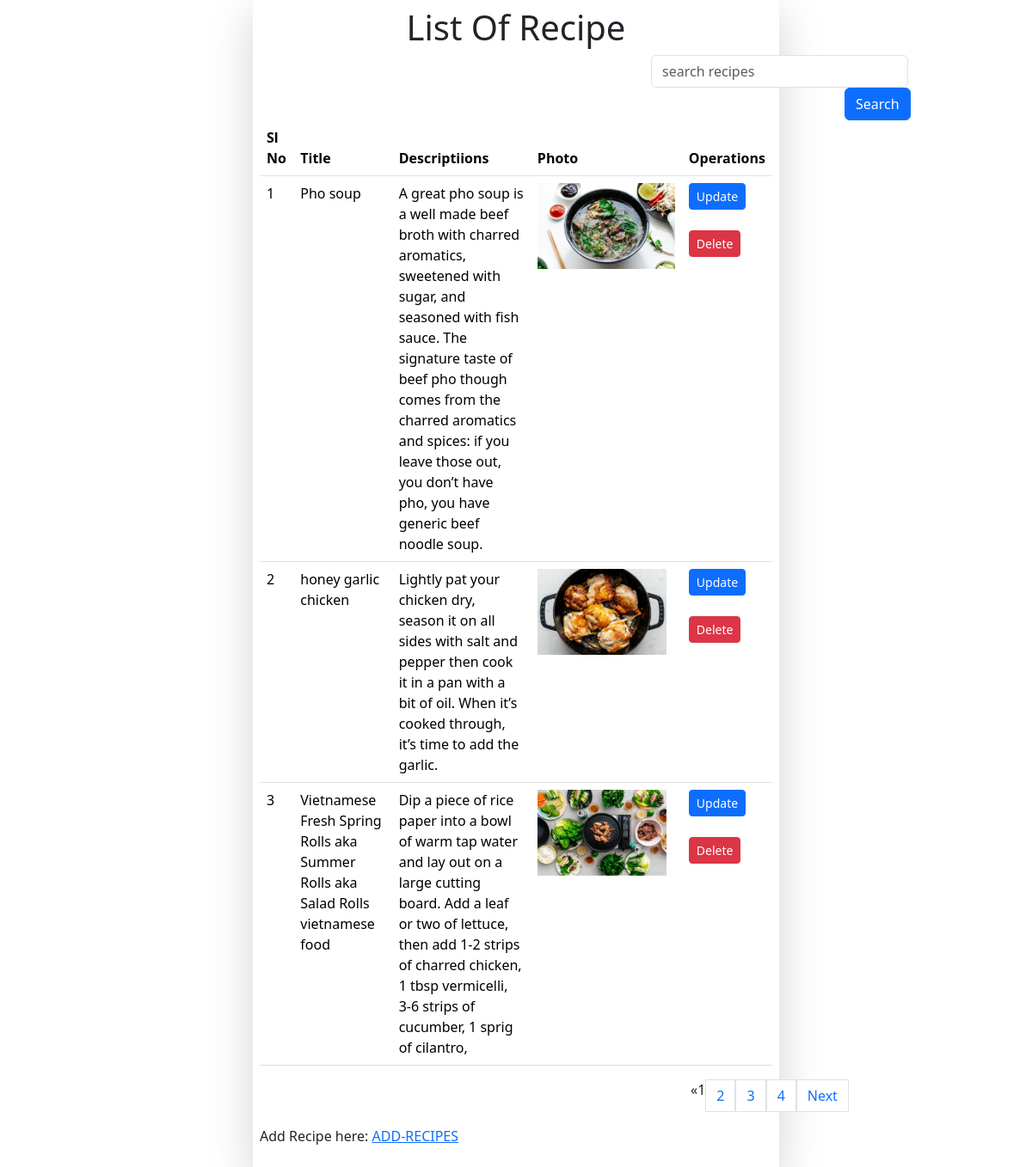
Screenshot of /recipe/ with the database file from the repository.
### htmlapp/models.py (models this page shows)
class Recipe(models.Model):
    title=models.CharField(max_length=200)
    description=models.TextField()
    photo=models.ImageField(upload_to='upload/')
    created_at=models.DateTimeField(auto_now_add=True)

### htmlapp/views.py (the view)
# urls.py: path('recipe/',recipelist , name='recipelist'),
def recipelist(request):
        recipes=Recipe.objects.all().order_by('-created_at')
        if request.GET.get('serach'):
            recipes=Recipe.objects.filter(title__icontains = request.GET.get('serach'))
        page = request.GET.get('page', 1)
        paginator = Paginator(recipes, 3)
        try:
            recipes = paginator.page(page)
        except PageNotAnInteger:
            recipes = paginator.page(1)
        except EmptyPage:
            recipes = paginator.page(paginator.num_pages)
        return render(request , 'recipe.html',{ 'recipes': recipes })

### htmlapp/templates/recipe.html (shortened to what this page needs)
<!doctype html>
<html lang="en">
  <head>
    <link href="https://cdn.jsdelivr.net/npm/bootstrap@5.3.1/dist/css/bootstrap.min.css" rel="stylesheet">
  </head>
  <body>
    <div class="row">
        <div class=" shadow-lg p-2 mx-auto col-10 col-md-8 col-lg-6">
            <h1 style="text-align:center">List Of Recipe</h1>
<table class="table">
    <form>
        <input style="margin-left: 455px;
        width: 299px;"  placeholder="search recipes"   name="serach" type="text" class="form-control"  id="exampleInputEmail1" aria-describedby="emailHelp">
        <button style="margin-left: 680px;" type="submit" class="btn btn-primary">Search</button>
      </div>
    <thead>
      <tr>
        <th scope="col">Sl No</th>
        <th scope="col">Title</th>
        <th scope="col">Descriptiions</th>
        <th scope="col">Photo</th>
        <th scope="col">Operations</th>
      </tr>
    </thead>
    <tbody>
        {% for item in recipes %}
        <tr>
            <td>{{ forloop.counter }}</td>
             <td>{{ item.title }}</td>
             <td>{{ item.description }}</td>
             <td>
                <img src="/media/{{ item.photo }}" style="height: 100px;" > </td>
             <td><a href="{% url 'updaterecipe' item.id %}"><button type="button" class="btn btn-sm  btn-primary">Update</button></a> <br><br>
            <a href="{% url 'recipedelete' item.id %}"><button type="button" class="btn btn-sm  btn-danger">Delete</button></a></td>
        </tr>
           {% endfor %}
    </tbody>
  {% if recipes.has_other_pages %}
  <nav aria-label="Page navigation example">
  <ul style="padding-left: 501px;" class="pagination">
    {% if recipes.has_previous %}
      <li><a class="page-link" href="?page={{ recipes.previous_page_number }}">Previous</a></li>
    {% else %}
      <li class="disabled"><span>&laquo;</span></li>
    {% endif %}
    {% for i in recipes.paginator.page_range %}
      {% if recipes.number == i %}
        <li class="active"><span>{{ i }} </span></li>
      {% else %}
        <li><a class="page-link" href="?page={{ i }}">{{ i }}</a></li>
      {% endif %}
    {% endfor %}
    {% if recipes.has_next %}
      <li ><a class="page-link" href="?page={{ recipes.next_page_number }}">Next</a></li>
    {% else %}
      <li class="disabled"><span>&raquo;</span></li>
    {% endif %}
  </ul>
</nav>
{% endif %}
   <p>Add Recipe here:  <a href="/add/">ADD-RECIPES</a></p>
    </div>
  </body>
</html>

### rows the page displays
Recipe: title "Pho soup", description "A great pho soup is a well made beef broth with charred aromatics, sweetened with sugar, and seasoned with fish sauce. The signature taste of beef pho though comes from the charred aromatics and spices: if you leave those out, you don’t have pho, you have generic beef noodle soup.", photo (picture)
Recipe: title "honey garlic chicken", description "Lightly pat your chicken dry, season it on all sides with salt and pepper then cook it in a pan with a bit of oil. When it’s cooked through, it’s time to add the garlic.", photo (picture)
Recipe: title "Vietnamese Fresh Spring Rolls aka Summer Rolls aka Salad Rolls vietnamese food", description "Dip a piece of rice paper into a bowl of warm tap water and lay out on a large cutting board. Add a leaf or two of lettuce, then add 1-2 strips of charred chicken, 1 tbsp vermicelli, 3-6 strips of cucumber, 1 sprig of cilantro,", photo (picture)

### other values shown
{{ i }} "1"
{{ i }} "2" "3" "4"
